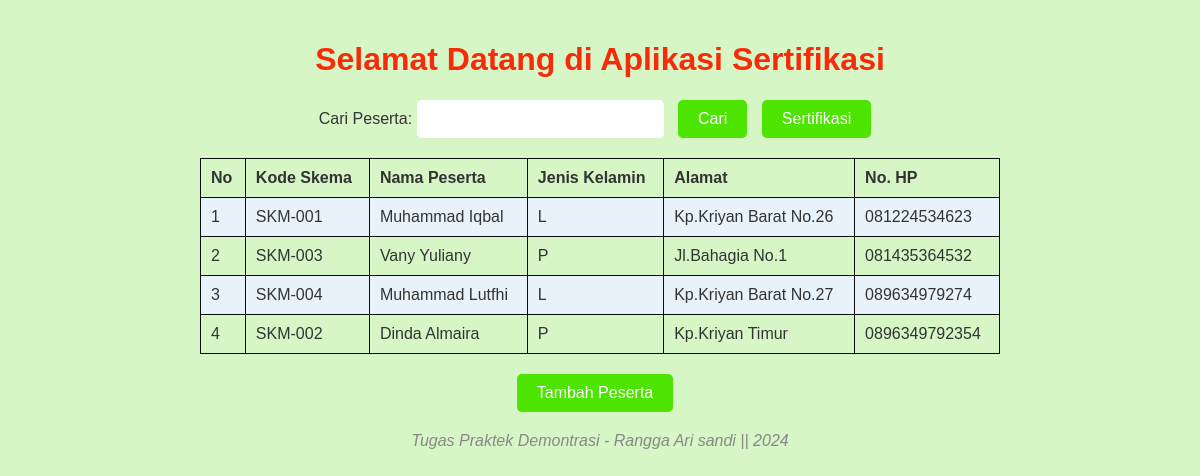
The app's page /home.php with its own data.
### tables this page shows
CREATE TABLE `peserta` (
  `Id_peserta` int(11) NOT NULL,
  `Kd_skema` varchar(10) DEFAULT NULL,
  `Nm_peserta` varchar(50) DEFAULT NULL,
  `Jekel` varchar(1) DEFAULT NULL,
  `Alamat` varchar(100) DEFAULT NULL,
  `No_hp` varchar(15) DEFAULT NULL
);

### home.php (the view, shortened to what this page needs)
<!DOCTYPE html>
<html lang="en">
<head>
</head>
<body>
    <h1>Selamat Datang di Aplikasi Sertifikasi</h1>
    <form action="home.php" method="GET">
        <label for="search">Cari Peserta:</label>
        <input type="text" id="search" name="search">
        <button type="submit">Cari</button>
        <a href="sertifikasi.php"><button type="button">Sertifikasi</button></a>
    </form>
    <?php
    include 'koneksi.php';
    if(isset($_GET['search'])) {
        $search = $_GET['search'];
        $sql = "SELECT * FROM Peserta WHERE Nm_peserta LIKE '%$search%'";
    } else {
        $sql = "SELECT * FROM Peserta";
    }
    $result = $conn->query($sql);
    if ($result->num_rows > 0) {
        echo "<table border='1'>
                <tr>
                    <th>No</th>
                    <th>Kode Skema</th>
                    <th>Nama Peserta</th>
                    <th>Jenis Kelamin</th>
                    <th>Alamat</th>
                    <th>No. HP</th>
                </tr>";
        $nomor_urut = 1;
        while($row = $result->fetch_assoc()) {
            echo "<tr>
                    <td>".$nomor_urut."</td>
                    <td>".$row["Kd_skema"]."</td>
                    <td>".$row["Nm_peserta"]."</td>
                    <td>".$row["Jekel"]."</td>
                    <td>".$row["Alamat"]."</td>
                    <td>".$row["No_hp"]."</td>
                </tr>";
            $nomor_urut++;
        }
        echo "</table>";
    } else {
        echo "Tidak ada data peserta";
    }
    ?>
    <div class="form-button">
        <a href="form_pendaftaran.php"><button>Tambah Peserta</button></a>
    </div>
    <footer>
        Tugas Praktek Demontrasi - Rangga Ari sandi || 2024
    </footer>
</body>
</html>

### home.php (style rules this page uses)
body { background-color: #D6F6C6 ; font-family: Arial, sans-serif; color: #333; max-width: 800px; margin: 0 auto; padding: 20px; }
h1 { color: #F72A0A; text-align: center; }
table { width: 100%; border-collapse: collapse; margin-bottom: 20px; }
table, th, td { border: 1px solid #0E0D0D ; }
th, td { padding: 10px; text-align: left; }
tr:nth-child(even) { background-color: #e7f2fa; }
form { margin-bottom: 20px; text-align: center; }
input[type="text"], button { padding: 10px 20px; margin-right: 10px; border: none; border-radius: 5px; cursor: pointer; font-size: 16px; }
button { background-color: #4CE400; color: white; }
.form-button { text-align: center; }
a { color: #007bff; text-decoration: none; }
footer { text-align: center; margin-top: 20px; font-style: italic; color: #888; }

### records on screen
peserta: Kd_skema "SKM-001", Nm_peserta "Muhammad Iqbal", Jekel "L", Alamat "Kp.Kriyan Barat No.26", No_hp "081224534623"
peserta: Kd_skema "SKM-003", Nm_peserta "Vany Yuliany", Jekel "P", Alamat "Jl.Bahagia No.1", No_hp "081435364532"
peserta: Kd_skema "SKM-004", Nm_peserta "Muhammad Lutfhi", Jekel "L", Alamat "Kp.Kriyan Barat No.27", No_hp "089634979274"
peserta: Kd_skema "SKM-002", Nm_peserta "Dinda Almaira", Jekel "P", Alamat "Kp.Kriyan Timur", No_hp "0896349792354"
